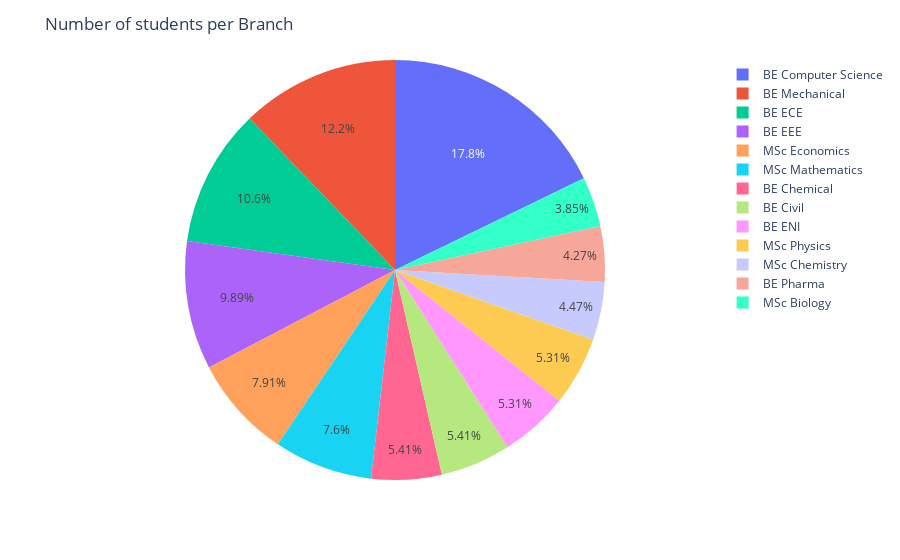

Notebook code cell kept with this figure:
### Code cell
# Function to plot branch population distribution
def students_per_branch(df):
    fig = px.pie(df,names=df.Branch)
    
    # Custom hover template and title
    fig.update_traces(hovertemplate ='Branch: %{label}'+'<br>Number of students: %{value}<br><extra></extra>')
    fig.update_layout(title="Number of students per Branch")
    fig.show()
students_per_branch(df)

### Figure 1 — Plotly figure (JSON) as saved in the notebook; plotly's stock layout.template omitted (floating-point values rounded to 4 significant figures; data arrays with more than 128 entries replaced by an {"elided": "..."} marker saying what was removed)
{"data": [{"domain": {"x": [0, 1], "y": [0, 1]}, "hovertemplate": "Branch: %{label}<br>Number of students: %{value}<br><extra></extra>", "labels": {"elided": "961 str values"}, "legendgroup": "", "name": "", "showlegend": true, "type": "pie"}], "layout": {"legend": {"tracegroupgap": 0}, "margin": {"t": 60}, "title": {"text": "Number of students per Branch"}}}
